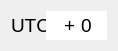
   <widget class="QWidget" name="layoutWidget2">
    <property name="geometry">
     <rect>
      <x>290</x>
      <y>110</y>
      <width>101</width>
      <height>31</height>
     </rect>
    </property>
    <layout class="QHBoxLayout" name="UTCLayout">
     <property name="spacing">
      <number>0</number>
     </property>
     <property name="sizeConstraint">
      <enum>QLayout::SetFixedSize</enum>
     </property>
     <item>
      <widget class="QLabel" name="UTClabel">
       <property name="minimumSize">
        <size>
         <width>0</width>
         <height>0</height>
        </size>
       </property>
       <property name="maximumSize">
        <size>
         <width>35</width>
         <height>29</height>
        </size>
       </property>
       <property name="font">
        <font>
         <pointsize>14</pointsize>
        </font>
       </property>
       <property name="toolTip">
        <string>&lt;html&gt;&lt;head/&gt;&lt;body&gt;&lt;p&gt;&lt;span style=&quot; font-size:10pt;&quot;&gt;Часовой пояс Вашего компьютера&lt;/span&gt;&lt;/p&gt;&lt;/body&gt;&lt;/html&gt;</string>
       </property>
       <property name="text">
        <string>UTC</string>
       </property>
       <property name="alignment">
        <set>Qt::AlignLeading|Qt::AlignLeft|Qt::AlignVCenter</set>
       </property>
      </widget>
     </item>
     <item>
      <widget class="QLineEdit" name="UTSPlusMInus">
       <property name="maximumSize">
        <size>
         <width>33</width>
         <height>29</height>
        </size>
       </property>
       <property name="font">
        <font>
         <pointsize>14</pointsize>
        </font>
       </property>
       <property name="toolTip">
        <string>&lt;html&gt;&lt;head/&gt;&lt;body&gt;&lt;p&gt;&lt;span style=&quot; font-size:10pt;&quot;&gt;Часовой пояс Вашего компьютера&lt;/span&gt;&lt;/p&gt;&lt;/body&gt;&lt;/html&gt;</string>
       </property>
       <property name="inputMask">
        <string/>
       </property>
       <property name="text">
        <string>+</string>
       </property>
       <property name="frame">
        <bool>false</bool>
       </property>
       <property name="alignment">
        <set>Qt::AlignRight|Qt::AlignTrailing|Qt::AlignVCenter</set>
       </property>
       <property name="readOnly">
        <bool>true</bool>
       </property>
      </widget>
     </item>
     <item>
      <widget class="QTimeEdit" name="UTSTime">
       <property name="maximumSize">
        <size>
         <width>30</width>
         <height>29</height>
        </size>
       </property>
       <property name="font">
        <font>
         <pointsize>14</pointsize>
        </font>
       </property>
       <property name="toolTip">
        <string>&lt;html&gt;&lt;head/&gt;&lt;body&gt;&lt;p&gt;&lt;span style=&quot; font-size:10pt;&quot;&gt;Часовой пояс Вашего компьютера&lt;/span&gt;&lt;/p&gt;&lt;/body&gt;&lt;/html&gt;</string>
       </property>
       <property name="frame">
        <bool>false</bool>
       </property>
       <property name="alignment">
        <set>Qt::AlignLeading|Qt::AlignLeft|Qt::AlignVCenter</set>
       </property>
       <property name="readOnly">
        <bool>true</bool>
       </property>
       <property name="buttonSymbols">
        <enum>QAbstractSpinBox::NoButtons</enum>
       </property>
       <property name="maximumTime">
        <time>
         <hour>13</hour>
         <minute>0</minute>
         <second>0</second>
        </time>
       </property>
       <property name="displayFormat">
        <string>H</string>
       </property>
      </widget>
     </item>
    </layout>
   </widget>
